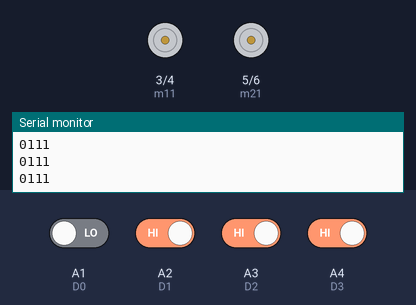
A sketch run on a simulated Arduino Uno, built with avr-gcc and run on an emulated ATmega328P. Shown: motor-driver pin pairs drawn as motors (green arrow = first pin HIGH = forward, orange = second pin HIGH = backward, longer = more drive), the last lines printed to the serial monitor. Inputs (shaded band) come from the test bench; at power-on: A2 (D1), A3 (D2), A4 (D3) HIGH, A1 (D0) LOW.

Above: at 1.2 s.
1.3 s: A4 (D3) driven LOW
At 1.7 s:
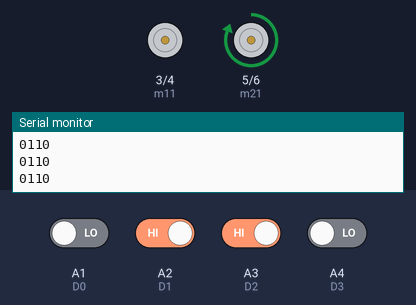
2.8 s: A2 (D1) driven LOW
At 4.0 s:
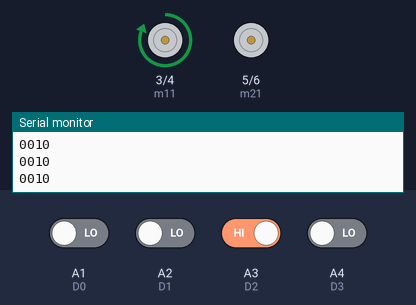
4.3 s: A2 (D1) driven HIGH
At 5.0 s:
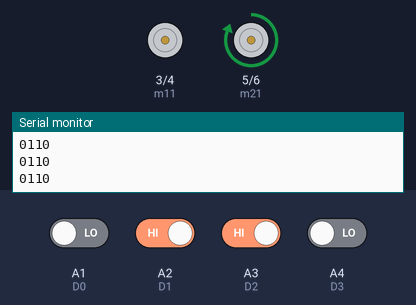
5.8 s: A1 (D0) driven HIGH
At 6.3 s:
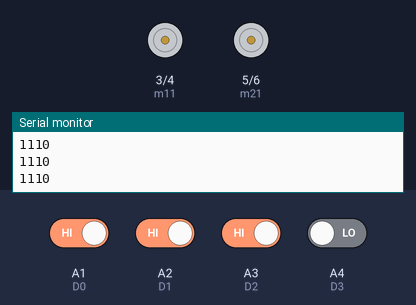
7.3 s: A2 (D1) driven LOW and A3 (D2) driven LOW
At 8.5 s:
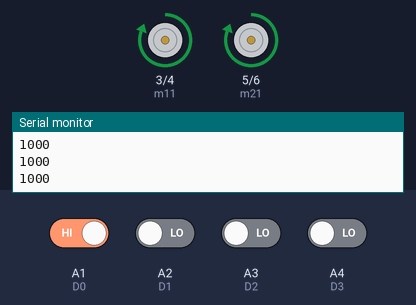
8.8 s: A1 (D0) driven LOW and A4 (D3) driven HIGH
At 9.9 s:
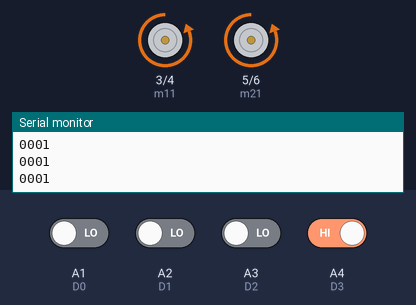
Timing chart, 0 to 11.3 s (numbered marks = the images above; inputs shaded):
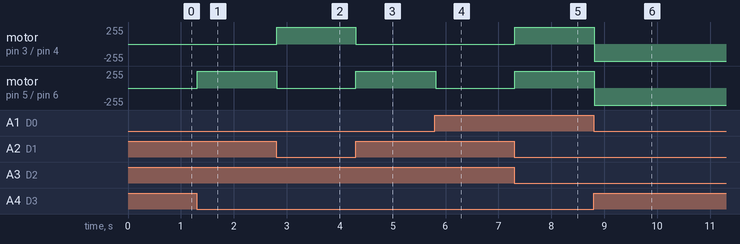

Measured:
- after the input at 1.3 s, motor on pin 5 (m21) / pin 6 (m22): stopped → forward 255/255 at once
- after the input at 2.8 s, motor on pin 3 (m11) / pin 4 (m12): stopped → forward 255/255 at once; motor on pin 5 (m21) / pin 6 (m22): forward 255/255 → stopped at once
- after the input at 4.3 s, motor on pin 3 (m11) / pin 4 (m12): forward 255/255 → stopped at once; motor on pin 5 (m21) / pin 6 (m22): stopped → forward 255/255 at once
- after the input at 5.8 s, motor on pin 5 (m21) / pin 6 (m22): forward 255/255 → stopped at once
- after the input at 7.3 s, motor on pin 3 (m11) / pin 4 (m12), motor on pin 5 (m21) / pin 6 (m22): stopped → forward 255/255 at once
- after the input at 8.8 s, motor on pin 3 (m11) / pin 4 (m12), motor on pin 5 (m21) / pin 6 (m22): forward 255/255 → backward 255/255 at once

The sketch:

DirectionDecoderRobot.ino
```cpp
#define m11 3
#define m12 4
#define m21 5
#define m22 6

#define D0 A1
#define D1 A2
#define D2 A3
#define D3 A4

void forward() {
  digitalWrite(m11, HIGH);
  digitalWrite(m12, LOW);
  digitalWrite(m21, HIGH);
  digitalWrite(m22, LOW);
}

void backward() {
  digitalWrite(m11, LOW);
  digitalWrite(m12, HIGH);
  digitalWrite(m21, LOW);
  digitalWrite(m22, HIGH);
}

void left() {
  digitalWrite(m11, HIGH);
  digitalWrite(m12, LOW);
  digitalWrite(m21, LOW);
  digitalWrite(m22, LOW);
}

void right() {
  digitalWrite(m11, LOW);
  digitalWrite(m12, LOW);
  digitalWrite(m21, HIGH);
  digitalWrite(m22, LOW);
}

void Stop() {
  digitalWrite(m11, LOW);
  digitalWrite(m12, LOW);
  digitalWrite(m21, LOW);
  digitalWrite(m22, LOW);
}

void setup() {
  // INPUT pins — FIXED
  pinMode(D0, INPUT);
  pinMode(D1, INPUT);
  pinMode(D2, INPUT);
  pinMode(D3, INPUT);

  // Motor pins
  pinMode(m11, OUTPUT);
  pinMode(m12, OUTPUT);
  pinMode(m21, OUTPUT);
  pinMode(m22, OUTPUT);

  Serial.begin(9600);
}

void loop() {

  int temp1 = digitalRead(D0);
  int temp2 = digitalRead(D1);
  int temp3 = digitalRead(D2);
  int temp4 = digitalRead(D3);

  // Debug output
  Serial.print(temp1);
  Serial.print(temp2);
  Serial.print(temp3);
  Serial.println(temp4);

  // Direction logic
  if (temp1 == 1 && temp2 == 0 && temp3 == 0 && temp4 == 0) {
    forward();
  }
  else if (temp1 == 0 && temp2 == 0 && temp3 == 1 && temp4 == 0) {
    left();
  }
  else if (temp1 == 0 && temp2 == 1 && temp3 == 1 && temp4 == 0) {
    right();
  }
  else if (temp1 == 0 && temp2 == 0 && temp3 == 0 && temp4 == 1) {
    backward();
  }
  else if (temp1 == 1 && temp2 == 0 && temp3 == 1 && temp4 == 0) {
    Stop();
  }
  else {
    // Safety stop if pattern doesn't match anything
    Stop();
  }
}
```
